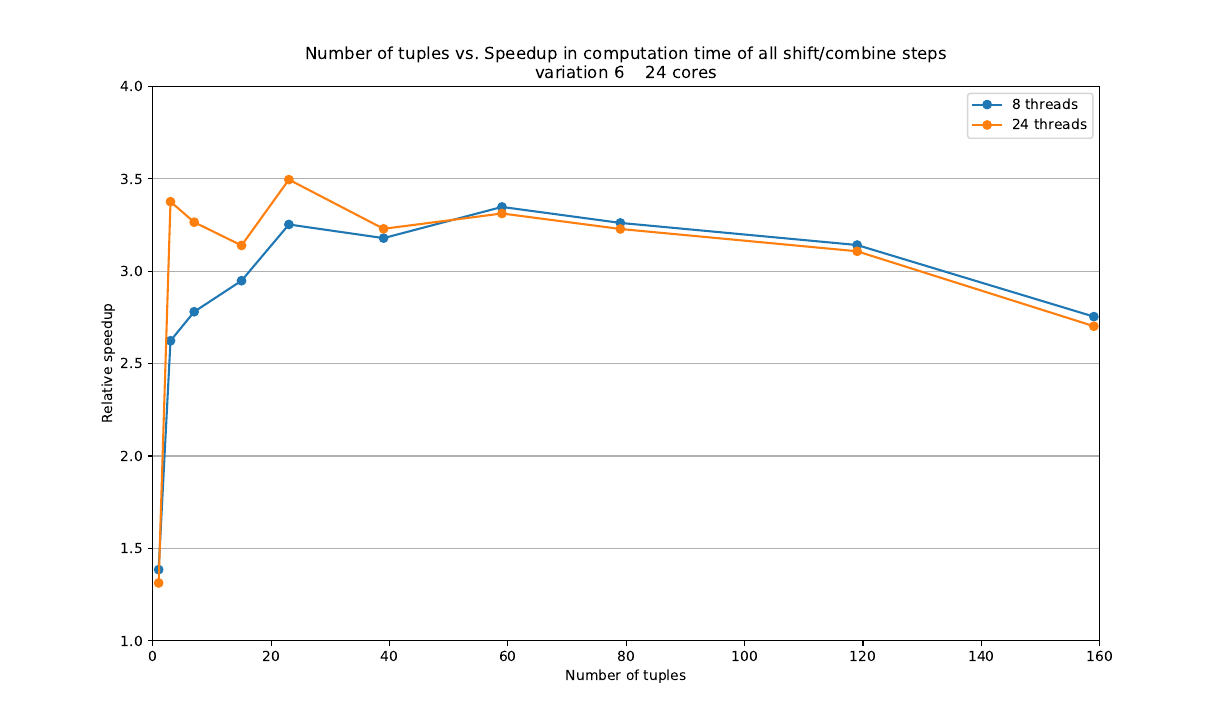

Source code (Python):
import numpy as np
import matplotlib.pyplot as plt


stats = np.loadtxt('threads6.csv', delimiter=',', skiprows=1)

stats1 = stats[stats[:,1]==8]
stats2 = stats[stats[:,1]==24]

# Base tuples!!

f, (ax1) = plt.subplots(1, 1, sharey=True)
ax1.plot(stats1[:,0],stats1[:,2],marker='o')
ax1.plot(stats2[:,0],stats2[:,2],marker='o')
ax1.set_title('Number of tuples vs. Speedup in computation time of all shift/combine steps\nvariation 6    24 cores')
ax1.axis([0,160,1,4])
ax1.set_xlabel('Number of tuples')
ax1.set_ylabel('Relative speedup')
ax1.grid(True, 'major', 'y')
ax1.legend(('8 threads','24 threads'))
plt.show()
#plt.savefig('comparison6b.pdf')
